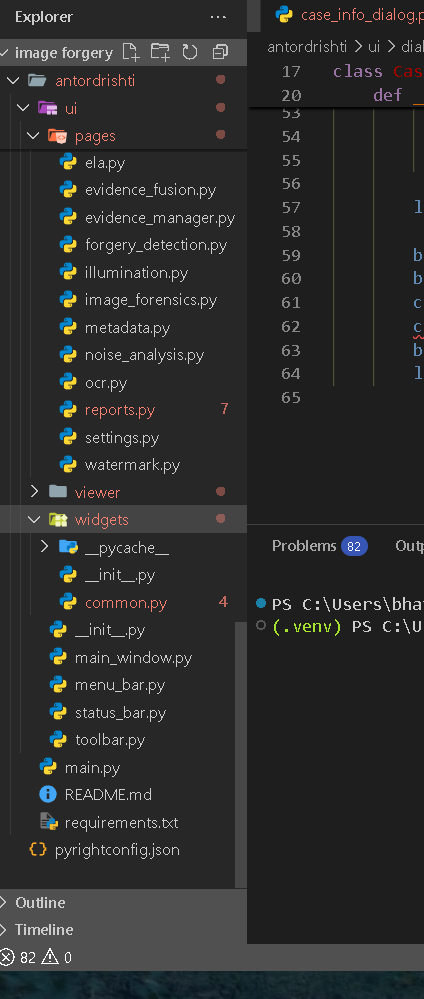
#> input picture antordrishti/ui/navigation/image.png, 424 x 999 px; its folder holds only this picture in this run
$ python -i image_processing.py   (imports and definitions only)   (older library calls are emulated)
#> lines starting #> are read from the running program, lines starting #| are printed output that depends on the picture; after the words box and inside, x2 and y2 are one past the last pixel; in counts of white or black regions, pixels touching at a corner belong together
#> further down, picture is the input picture: shape (999, 424, 3); mean B, G, R 44.6, 44.8, 44.2
"""
Antordrishti — Image Processing Service
Comprehensive OpenCV-based image processing tools for forensic document analysis.
All operations take numpy arrays (BGR format) and return numpy arrays, preserving the source evidence.
"""

import numpy as np
import cv2
from typing import Optional, Tuple, Dict, Any

from PyQt5.QtGui import QImage


# [57 lines left out: functions qimage_to_cv, cv_to_qimage, to_grayscale, resize_image, not called in this run]


def adjust_brightness(image: np.ndarray, value: int = 0) -> np.ndarray:
    """Adjust brightness. value: -100 to +100."""
    return cv2.convertScaleAbs(image, alpha=1.0, beta=value)


def adjust_contrast(image: np.ndarray, value: float = 1.0) -> np.ndarray:
    """Adjust contrast. value: 0.1 to 3.0 (1.0 = normal)."""
    return cv2.convertScaleAbs(image, alpha=max(0.1, float(value)), beta=0)


# [151 lines left out: functions sharpen_image, blur_image, gaussian_blur, median_blur, add_noise, generate_noise_map and 8 more, not called in this run]


# ── 5. HISTOGRAM GENERATOR ────────────────────────────────────

def compute_histogram(image: np.ndarray, mode: str = "all",
                      width: int = 420, height: int = 240) -> np.ndarray:
    """Render a publication-quality histogram graph.

    Args:
        image: BGR or grayscale numpy array.
        mode: 'all' (RGB overlay), 'red', 'green', 'blue', or 'grayscale'.
        width: Image width.
        height: Image height.

    Returns:
        BGR image containing styled histogram plot with axes and grid.
    """
#> called with mode = 'all', width = 420, height = 240
    canvas = np.ones((height, width, 3), dtype=np.uint8) * 255

    # Margins
    pad_left = 36
    pad_right = 16
    pad_top = 24
    pad_bottom = 28
    plot_w = width - pad_left - pad_right
    plot_h = height - pad_top - pad_bottom

    # Draw grid background
    cv2.rectangle(canvas, (pad_left, pad_top), (pad_left + plot_w, pad_top + plot_h),
                  (245, 247, 250), -1)
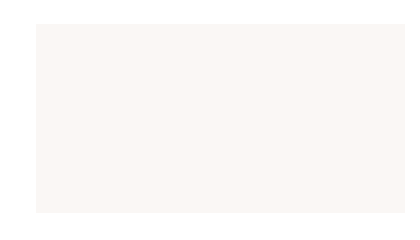
#> canvas: shape (240, 420, 3); mean of channels 0, 1, 2 248.1, 249.5, 251.5; drawn as B, G, R
    for y_val in range(4):
        gy = int(pad_top + y_val * plot_h / 4)
        cv2.line(canvas, (pad_left, gy), (pad_left + plot_w, gy), (226, 232, 240), 1)
#> canvas: shape (240, 420, 3); 1.46% of pixels changed, all inside (x1, y1, x2, y2) = (36, 24, 405, 166)

    is_gray = len(image.shape) == 2 or mode.lower() == "grayscale"
#> is_gray = False

    if is_gray:
        gray_img = image if len(image.shape) == 2 else cv2.cvtColor(image, cv2.COLOR_BGR2GRAY)
        hist = cv2.calcHist([gray_img], [0], None, [256], [0, 256])
        cv2.normalize(hist, hist, 0, plot_h - 4, cv2.NORM_MINMAX)
        hist = hist.flatten()

        pts = []
        for i in range(256):
            x = int(pad_left + i * plot_w / 256)
            y = int(pad_top + plot_h - hist[i])
            pts.append((x, y))

        for j in range(1, len(pts)):
            cv2.line(canvas, pts[j - 1], pts[j], (71, 85, 105), 2, cv2.LINE_AA)
            cv2.line(canvas, (pts[j][0], pad_top + plot_h), pts[j], (203, 213, 225), 1)
    else:
        # Channels to draw
        channel_configs = []
        mode_l = mode.lower()
        if mode_l == "red":
            channel_configs = [(2, (220, 38, 38))]     # Red
        elif mode_l == "green":
            channel_configs = [(1, (22, 163, 74))]     # Green
        elif mode_l == "blue":
            channel_configs = [(0, (37, 99, 235))]     # Blue
        else:
            channel_configs = [
                (0, (37, 99, 235)),  # Blue
                (1, (22, 163, 74)),  # Green
                (2, (220, 38, 38))   # Red
            ]

        for ch_idx, color in channel_configs:
            hist = cv2.calcHist([image], [ch_idx], None, [256], [0, 256])
            cv2.normalize(hist, hist, 0, plot_h - 4, cv2.NORM_MINMAX)
            hist = hist.flatten()
            pts = []
            for i in range(256):
                x = int(pad_left + i * plot_w / 256)
                y = int(pad_top + plot_h - hist[i])
                pts.append((x, y))
            for j in range(1, len(pts)):
                cv2.line(canvas, pts[j - 1], pts[j], color, 2, cv2.LINE_AA)
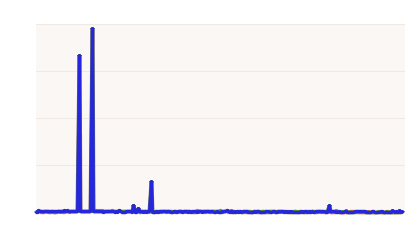
#> canvas: shape (240, 420, 3); mean of channels 0, 1, 2 245.8, 242, 244; drawn as B, G, R

    # Outer border & axes
    cv2.rectangle(canvas, (pad_left, pad_top), (pad_left + plot_w, pad_top + plot_h),
                  (203, 213, 225), 1)
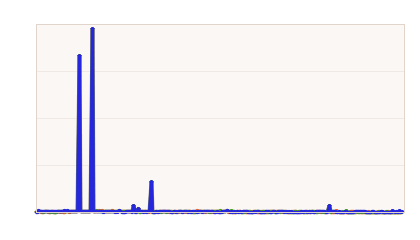
#> canvas: shape (240, 420, 3); 1.1% of pixels changed, all inside (x1, y1, x2, y2) = (36, 24, 405, 213); drawn as B, G, R

    # Labels
    cv2.putText(canvas, "0", (pad_left - 4, height - 12),
                cv2.FONT_HERSHEY_SIMPLEX, 0.35, (100, 116, 139), 1)
#> canvas: shape (240, 420, 3); 0.02% of pixels changed, all inside (x1, y1, x2, y2) = (33, 221, 39, 229)
    cv2.putText(canvas, "128", (pad_left + int(plot_w / 2) - 10, height - 12),
                cv2.FONT_HERSHEY_SIMPLEX, 0.35, (100, 116, 139), 1)
#> canvas: shape (240, 420, 3); mean of channels 0, 1, 2 245.4, 242.3, 244.4
    cv2.putText(canvas, "255", (pad_left + plot_w - 20, height - 12),
                cv2.FONT_HERSHEY_SIMPLEX, 0.35, (100, 116, 139), 1)

    title_text = f"Histogram [{mode.upper()}]"
    cv2.putText(canvas, title_text, (pad_left + 4, 16),
                cv2.FONT_HERSHEY_SIMPLEX, 0.4, (15, 23, 42), 1)
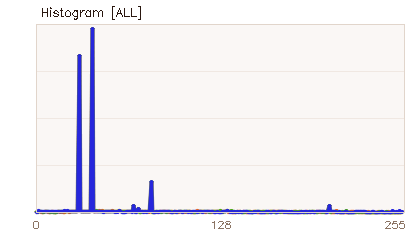
#> canvas: shape (240, 420, 3); mean of channels 0, 1, 2 244.8, 241.7, 243.8; drawn as B, G, R

    return canvas

>>> import cv2
>>> picture = cv2.imread('../ui/navigation/image.png')
>>> result = compute_histogram(picture)
